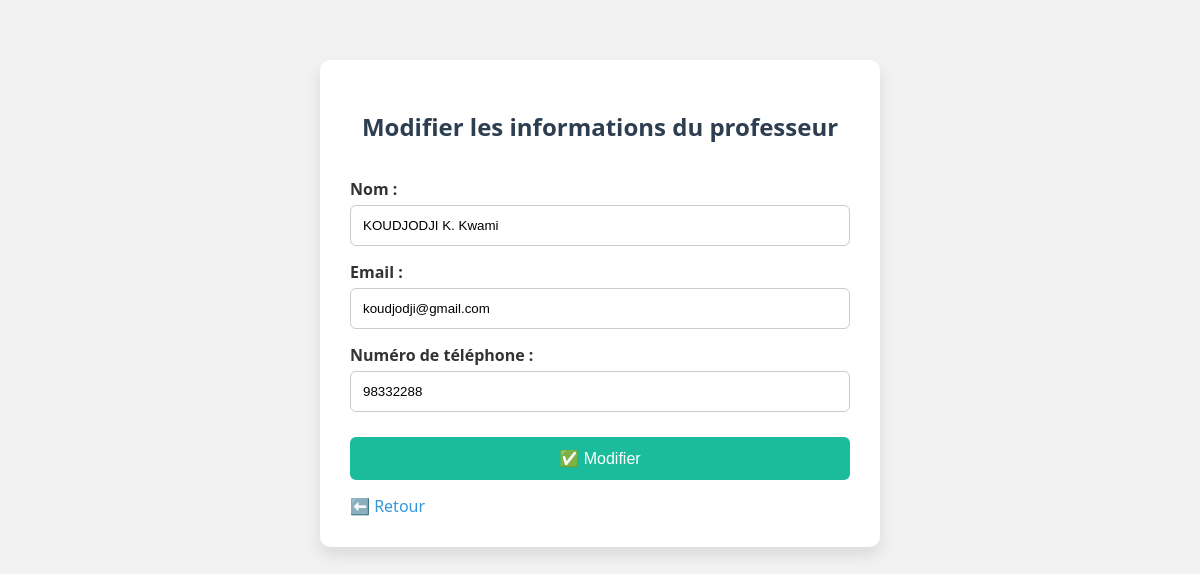
The app's page /admin/modifier_prof.php?id=5 (signed in) with its own data.
### tables this page shows
CREATE TABLE IF NOT EXISTS `professeurs` (
  `id` int NOT NULL AUTO_INCREMENT,
  `nom` varchar(100) NOT NULL,
  `email` varchar(100) NOT NULL,
  `telephone` varchar(20) DEFAULT NULL,
  `mot_de_passe` varchar(255) NOT NULL,
  `created_at` datetime DEFAULT CURRENT_TIMESTAMP,
  PRIMARY KEY (`id`),
  UNIQUE KEY `email` (`email`)
);

### admin/modifier_prof.php (the view, shortened to what this page needs)
<?php
require_once '../includes/db.php';
$id = intval($_GET['id']);
$stmt = $pdo->prepare("SELECT * FROM professeurs WHERE id = ?");
$stmt->execute([$id]);
$prof = $stmt->fetch();
?>
<!DOCTYPE html>
<html lang="fr">
<head>
    <link rel="stylesheet" href="../assets/css/modif_prof.css">
</head>
<body>
    <div class="container">
        <h2>Modifier les informations du professeur</h2>
        <form method="post">
            <label>Nom :</label>
            <input type="text" name="nom" value="<?= htmlspecialchars($prof['nom']) ?>" required>
            <label>Email :</label>
            <input type="email" name="email" value="<?= htmlspecialchars($prof['email']) ?>" required>
            <label>Numéro de téléphone :</label>
            <input type="text" name="telephone" value="<?= htmlspecialchars($prof['telephone']) ?>" required>
            <button type="submit">✅ Modifier</button>
        </form>
        <a href="professeurs.php">⬅️ Retour</a>
    </div>
</body>
</html>

### assets/css/modif_prof.css (style rules this page uses)
body { font-family: 'Segoe UI', sans-serif; background: #f2f2f2; margin: 0; padding: 0; }
.container { width: 100%; max-width: 500px; margin: 60px auto; background: #fff; padding: 30px; box-shadow: 0 8px 16px rgba(0, 0, 0, 0.1); border-radius: 10px; }
h2 { text-align: center; color: #2c3e50; }
form { display: flex; flex-direction: column; }
label { margin-top: 15px; font-weight: bold; color: #333; }
input[type="text"], input[type="email"] { padding: 12px; border: 1px solid #ccc; border-radius: 6px; margin-top: 5px; transition: border-color 0.3s; }
button { margin-top: 25px; padding: 12px; background-color: #1abc9c; color: white; border: none; border-radius: 6px; font-size: 16px; cursor: pointer; transition: background 0.3s; }
a { display: inline-block; margin-top: 15px; text-decoration: none; color: #3498db; }

### records on screen
professeurs: nom "KOUDJODJI K. Kwami", email "koudjodji@gmail.com", telephone "98332288"
